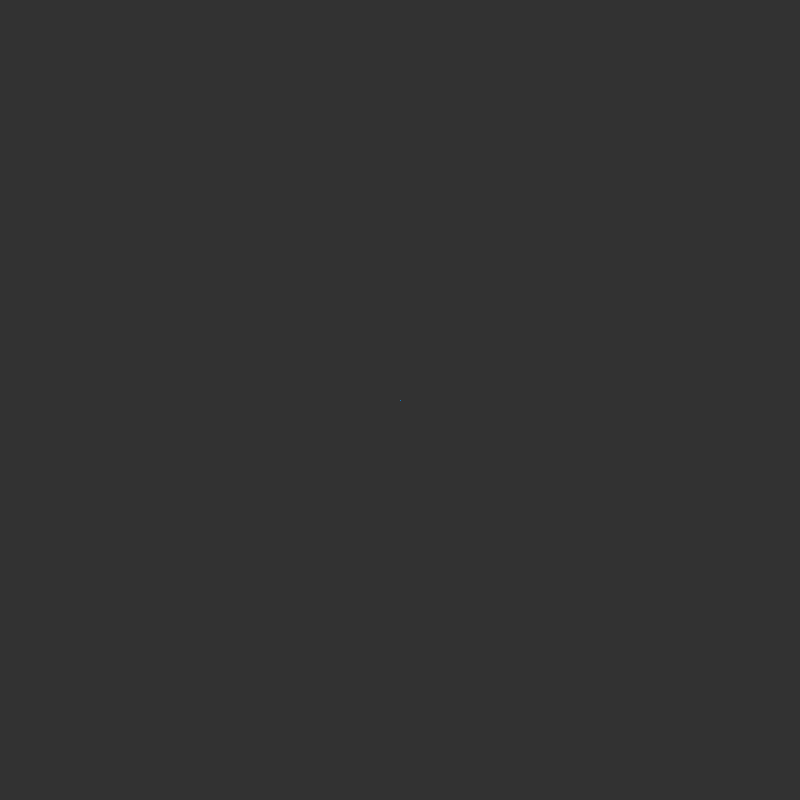
Frame 1 (no input)
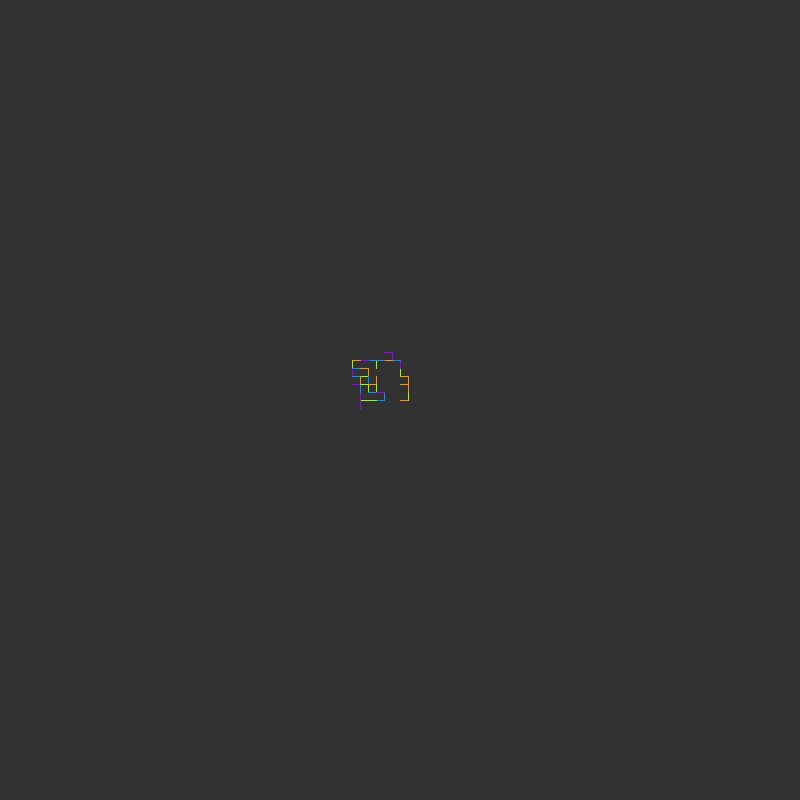
Frame 60 (the mouse pressed at the canvas centre just before this capture)
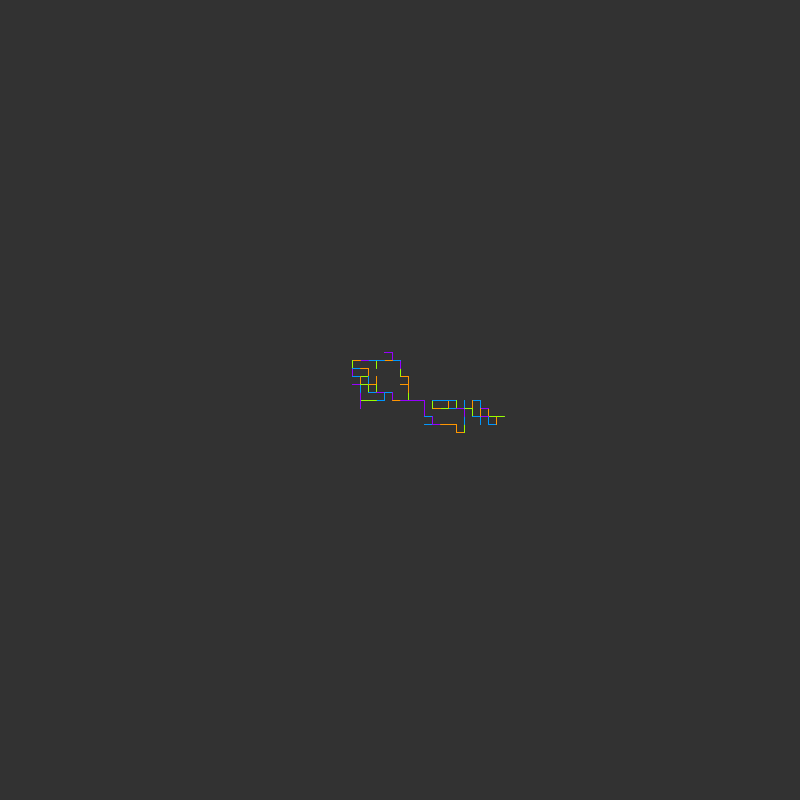
Frame 120 (the mouse held since frame 60 and released just before this capture)

The Processing sketch that drew these frames (run headless with seeded random() and noise(); from frame 60 on, the mouse is pressed at the canvas centre):

// Processing sketch: RandomChoices
// ── RandomChoices.pde

/*
RANDOM CHOICES
Jeff Thompson | 2017 | jeffreythompson.org

Random values can be used to make choices in our
program. 

RANDOM ARRAY ELEMENTS:
If we want to have some pre-selected values and
randomly select from them, we can store them in 
an array and use random() to choose one. This is
useful for things like colors, where completely
random choices might not look as good as ones
chosen from a specific pallete.

PROBABILITY:
Since random(1) returns a value from 0-1, we
can set the probability of a certain event happening
in our code. This can be great for triggering events
you only want to happen every so often (like an enemy
spawning) or for building rulesets for generative
drawing. Try changing the chances of drawing horizontally
and see how the drawing changes! Small tweaks to systems
like this can produce very different drawings.

CHALLENGES:
1. Can you make the stroke change color randomly with
   a probability of 25%?
2. Can you keep the drawing from going off the edges
   of the sketch? (Hint: use constrain() or if statements
   to restrict the movement.)

*/

// an array of colors to randomly choose from
color[] colors = { color(255,150,0), 
                   color(150,255,0), 
                   color(0,150,255), 
                   color(150,0,255) };

float x,y, px,py;    // values for drawing lines


void setup() {
  size(800,800);
  background(50);
  
  // set initial positions to the 
  // middle of the screen
  x = px = width/2;
  y = py = height/2;
}


void draw() {
  
  // select a random color for each line
  // note that we have to "cast" the random value to an
  // integer, since random() returns a float but array
  // indices are integers
  int whichColor = int(random(0, colors.length));
  stroke(colors[whichColor]);
  
  // draw a line from the current to the
  // previous position
  line(x,y, px,py);
  
  // save current position as the previous
  px = x;
  py = y;
  
  // pick a random direction for the next line
  // random(1) returns a random value b/w 0-1
  // if less than 0.5 (50% chance), draw in the
  // x direction, otherwise draw in the y direction
  
  // move left or right
  if (random(1) < 0.5) {
    
    // do the same thing to determine which direction!
    if (random(1) < 0.5) {
      x -= 8;
    } 
    else {
      x += 8;
    }
  }
  
  // move up or down
  else {
    if (random(1) < 0.5) {
      y -= 8;
    } 
    else {
      y += 8;
    }
  }
}
